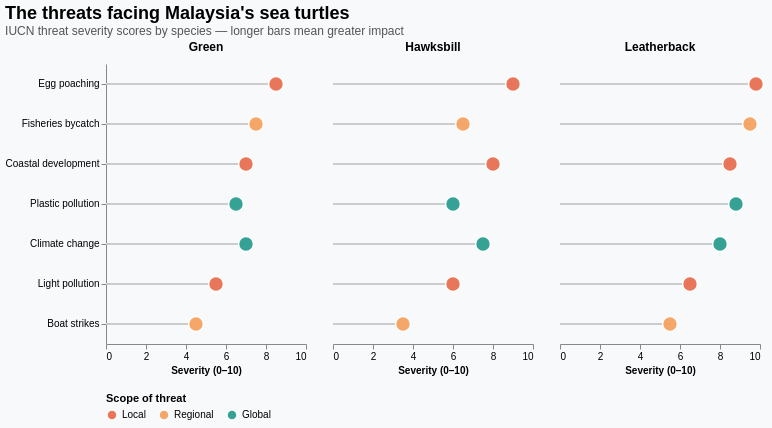

This figure's Vega-Lite source:
### Vega-Lite specification from a JSON file in a GitHub repository (floating-point values rounded to 4 significant figures)
{"$schema": "https://vega.github.io/schema/vega-lite/v5.json", "title": {"text": "The threats facing Malaysia's sea turtles", "subtitle": "IUCN threat severity scores by species — longer bars mean greater impact", "fontSize": 18, "subtitleFontSize": 12, "anchor": "start", "subtitleColor": "#555"}, "background": "#f7f9fb", "config": {"view": {"stroke": null}, "axis": {"grid": false}}, "data": {"values": [{"threat": "Egg poaching", "species": "Green", "severity": 8.5, "scope": "Local"}, {"threat": "Egg poaching", "species": "Hawksbill", "severity": 9.0, "scope": "Local"}, {"threat": "Egg poaching", "species": "Leatherback", "severity": 9.8, "scope": "Local"}, {"threat": "Fisheries bycatch", "species": "Green", "severity": 7.5, "scope": "Regional"}, {"threat": "Fisheries bycatch", "species": "Hawksbill", "severity": 6.5, "scope": "Regional"}, {"threat": "Fisheries bycatch", "species": "Leatherback", "severity": 9.5, "scope": "Regional"}, {"threat": "Coastal development", "species": "Green", "severity": 7.0, "scope": "Local"}, {"threat": "Coastal development", "species": "Hawksbill", "severity": 8.0, "scope": "Local"}, {"threat": "Coastal development", "species": "Leatherback", "severity": 8.5, "scope": "Local"}, {"threat": "Plastic pollution", "species": "Green", "severity": 6.5, "scope": "Global"}, {"threat": "Plastic pollution", "species": "Hawksbill", "severity": 6.0, "scope": "Global"}, {"threat": "Plastic pollution", "species": "Leatherback", "severity": 8.8, "scope": "Global"}, {"threat": "Light pollution", "species": "Green", "severity": 5.5, "scope": "Local"}, {"threat": "Light pollution", "species": "Hawksbill", "severity": 6.0, "scope": "Local"}, {"threat": "Light pollution", "species": "Leatherback", "severity": 6.5, "scope": "Local"}, {"threat": "Boat strikes", "species": "Green", "severity": 4.5, "scope": "Regional"}, {"threat": "Boat strikes", "species": "Hawksbill", "severity": 3.5, "scope": "Regional"}, {"threat": "Boat strikes", "species": "Leatherback", "severity": 5.5, "scope": "Regional"}, {"threat": "Climate change", "species": "Green", "severity": 7.0, "scope": "Global"}, {"threat": "Climate change", "species": "Hawksbill", "severity": 7.5, "scope": "Global"}, {"threat": "Climate change", "species": "Leatherback", "severity": 8.0, "scope": "Global"}]}, "facet": {"column": {"field": "species", "type": "nominal", "sort": ["Green", "Hawksbill", "Leatherback"], "header": {"title": null, "labelFontSize": 12, "labelFontWeight": "bold"}}}, "spec": {"width": 200, "height": 280, "layer": [{"mark": {"type": "bar", "size": 2, "color": "#cccccc"}, "encoding": {"y": {"field": "threat", "type": "nominal", "sort": ["Egg poaching", "Fisheries bycatch", "Coastal development", "Plastic pollution", "Climate change", "Light pollution", "Boat strikes"], "axis": {"title": null, "labelFontSize": 10}}, "x": {"field": "severity", "type": "quantitative", "axis": {"title": "Severity (0–10)", "titleFontSize": 10}, "scale": {"domain": [0, 10]}}}}, {"mark": {"type": "circle", "size": 220, "opacity": 0.95, "stroke": "white", "strokeWidth": 1.5}, "encoding": {"y": {"field": "threat", "type": "nominal", "sort": ["Egg poaching", "Fisheries bycatch", "Coastal development", "Plastic pollution", "Climate change", "Light pollution", "Boat strikes"]}, "x": {"field": "severity", "type": "quantitative", "scale": {"domain": [0, 10]}}, "color": {"field": "scope", "type": "nominal", "scale": {"domain": ["Local", "Regional", "Global"], "range": ["#e76f51", "#f4a261", "#2a9d8f"]}, "legend": {"title": "Scope of threat", "orient": "bottom"}}, "tooltip": [{"field": "species", "title": "Species"}, {"field": "threat", "title": "Threat"}, {"field": "severity", "title": "Severity"}, {"field": "scope", "title": "Scope"}]}}]}}
